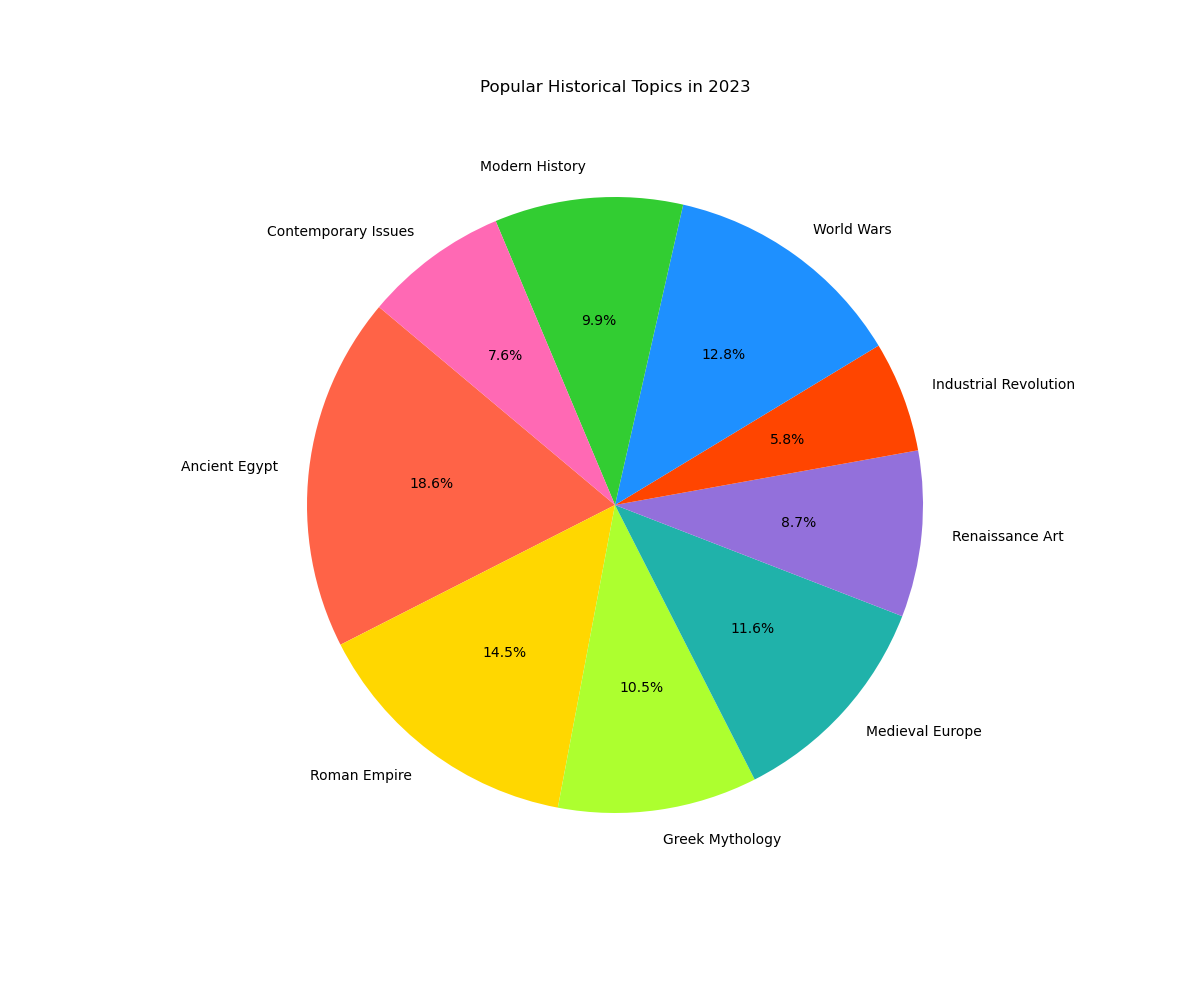

Reproduce this figure in Python.

import matplotlib.pyplot as plt

# Data
topics = ["Ancient Egypt", "Roman Empire", "Greek Mythology", "Medieval Europe", "Renaissance Art", "Industrial Revolution", "World Wars", "Modern History", "Contemporary Issues"]
values = [320, 250, 180, 200, 150, 100, 220, 170, 130]

# Colors
colors = [
    "#FF6347",  # Ancient Egypt
    "#FFD700",  # Roman Empire
    "#ADFF2F",  # Greek Mythology
    "#20B2AA",  # Medieval Europe
    "#9370DB",  # Renaissance Art
    "#FF4500",  # Industrial Revolution
    "#1E90FF",  # World Wars
    "#32CD32",  # Modern History
    "#FF69B4",  # Contemporary Issues
]

# Create pie chart
plt.figure(figsize=(12, 10))  # width and height in inches
plt.pie(values, labels=topics, colors=colors, autopct='%1.1f%%', startangle=140)

# Chart title
plt.title('Popular Historical Topics in 2023', pad=20)

# Show plot
plt.show()
